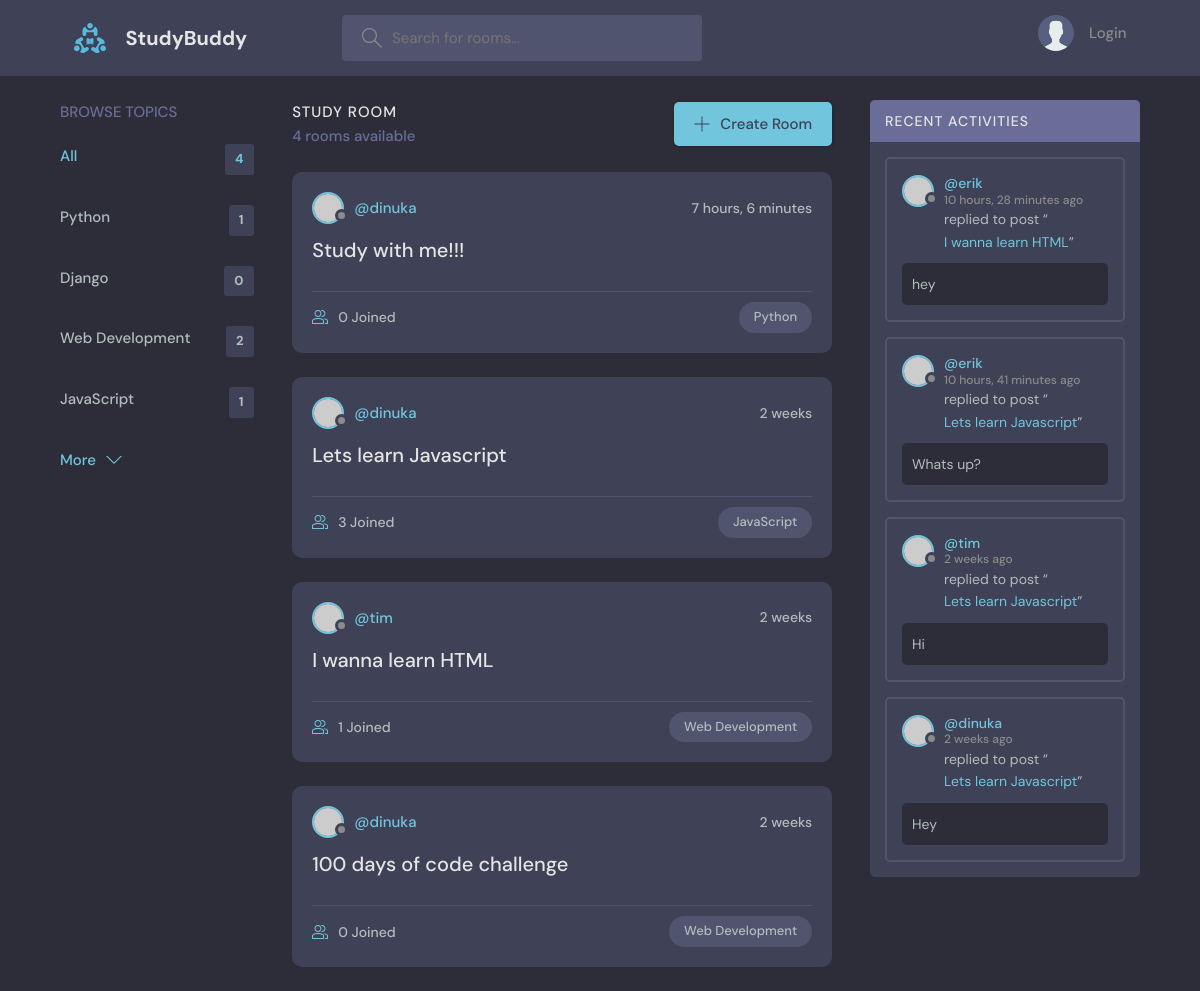
Before: / with the older database file.
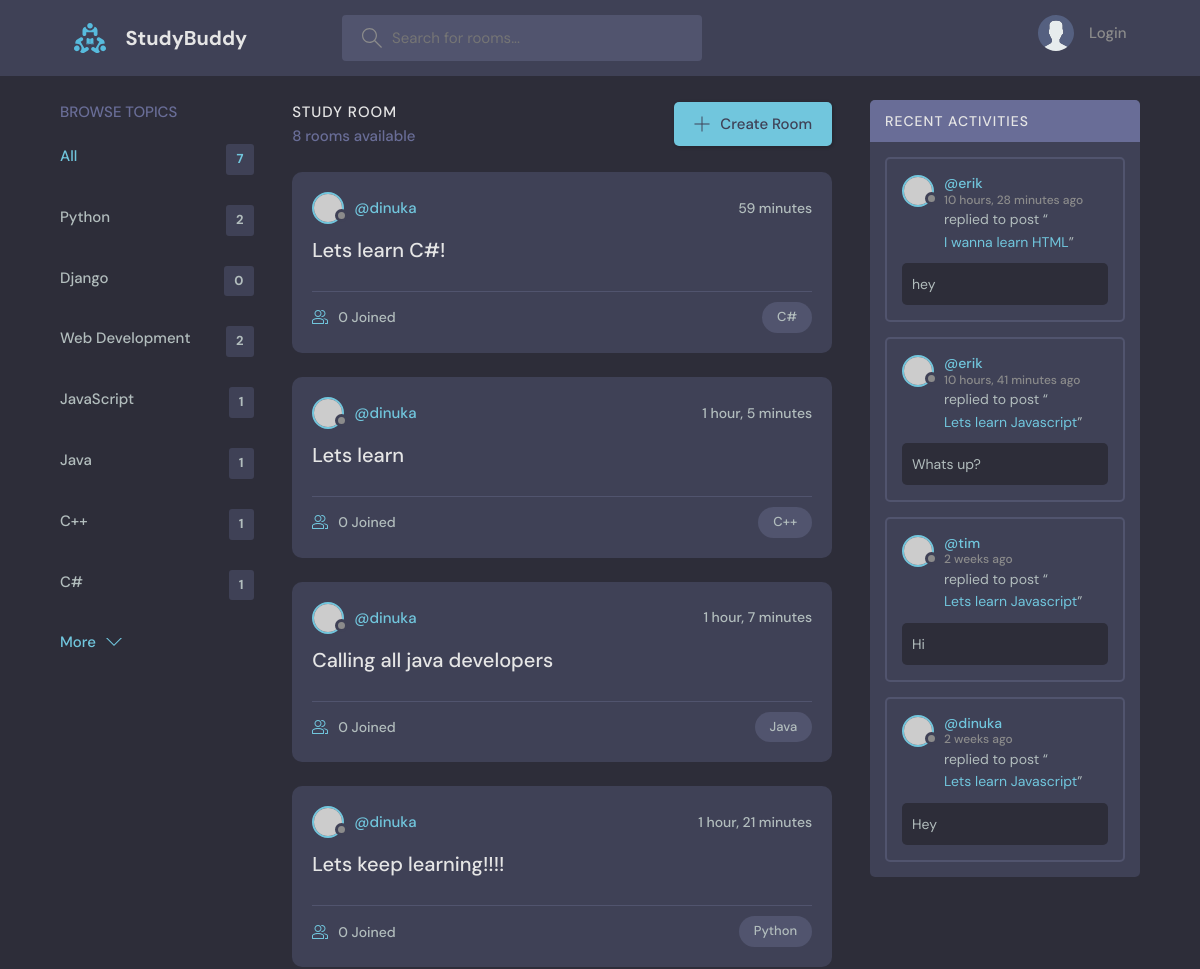
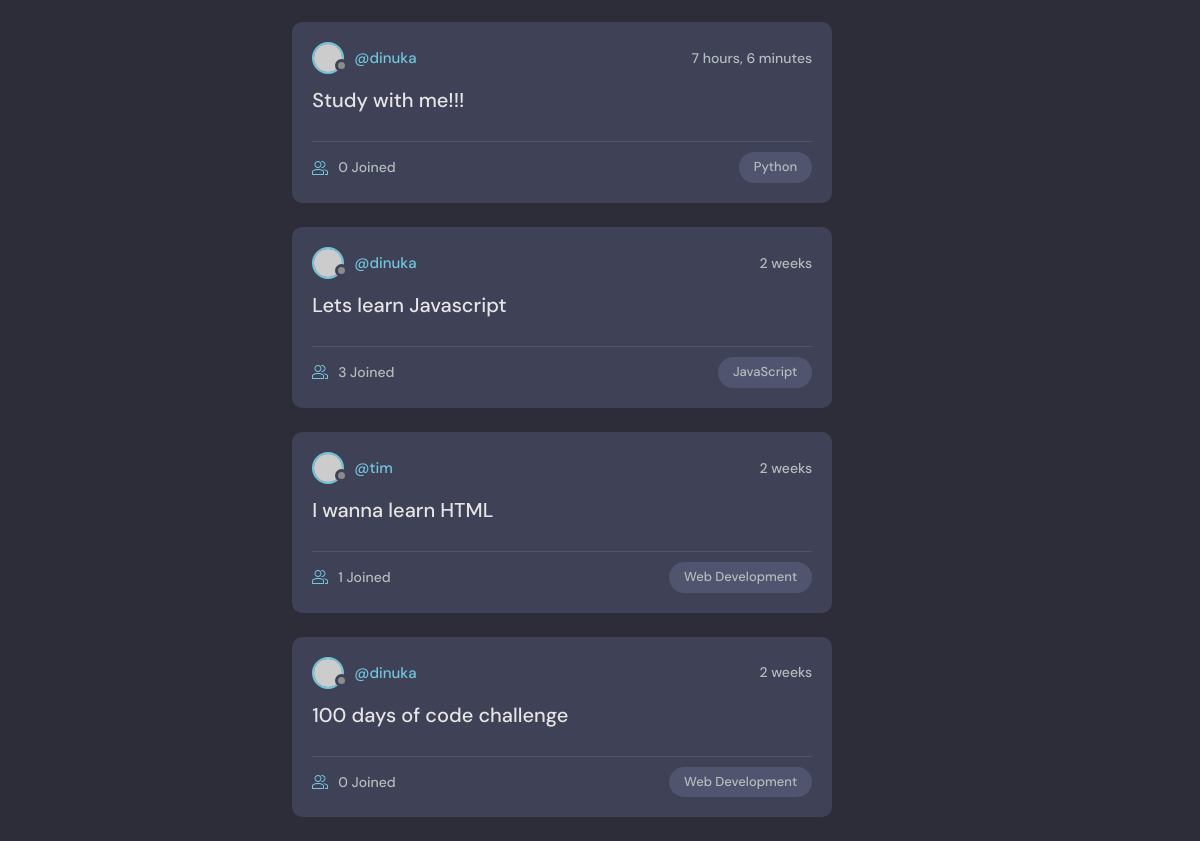
After: the same page with the newer database file (2 pictures, top to bottom).
### base/models.py (models this page shows, shortened)
class Topic(models.Model):
    name = models.CharField(max_length=200)

class Room(models.Model):
    host = models.ForeignKey(User, on_delete=models.SET_NULL, null=True)
    topic = models.ForeignKey(Topic, on_delete=models.SET_NULL, null=True)
    name = models.CharField(max_length=200)
    description = models.TextField(null=True, blank=True)
    participants = models.ManyToManyField(User, related_name='participants', blank=True)
    updated = models.DateTimeField(auto_now=True)
    created = models.DateTimeField(auto_now_add=True)
    class Meta:
        ordering = ['-updated', '-created']

class Message(models.Model):
    user = models.ForeignKey(User, on_delete=models.CASCADE)
    room = models.ForeignKey(Room, on_delete=models.CASCADE)
    body = models.TextField()
    updated = models.DateTimeField(auto_now=True)
    created = models.DateTimeField(auto_now_add=True)
    class Meta:
        ordering = ['-updated', '-created']

### base/views.py (the view)
# urls.py: path('', views.home, name='home'),
def home(request):
    q = request.GET.get('q') if request.GET.get('q') != None else ''
    rooms = Room.objects.filter(
        Q(topic__name__icontains=q) |
        Q(name__icontains=q) |
        Q(description__icontains=q)
    )
    topics = Topic.objects.all()
    room_count = rooms.count()
    room_messages = Message.objects.filter(Q(room__topic__name__icontains=q))
    context = {'rooms': rooms, 'topics': topics, 'room_count': room_count, 'room_messages': room_messages}
    return render(request, 'base/home.html', context)

### base/templates/base/home.html (shortened to what this page needs)
{% extends 'main.html' %}
{% block content %}
    <main class="layout layout--3">
        <div class="container">
            {% include 'base/topics_component.html' %}
            <div class="roomList">
                <div class="roomList__header">
                    <div>
                        <h2>Study Room</h2>
                        <p>
                            {% if room_count == 1 %}
                                {{ room_count }} room available
                            {% else %}
                                {{ room_count }} rooms available
                            {% endif %}
                        </p>
                    </div>
                    <a class="btn btn--main" href="{% url 'create-room' %}">
                        <svg version="1.1" xmlns="http://www.w3.org/2000/svg" width="32" height="32"
                             viewBox="0 0 32 32">
                            <title>add</title>
                            <path
                                    d="M16.943 0.943h-1.885v14.115h-14.115v1.885h14.115v14.115h1.885v-14.115h14.115v-1.885h-14.115v-14.115z"
                            ></path>
                        </svg>
                        Create Room
                    </a>
                </div>
                {% include 'base/feed_component.html' %}
            </div>
            {% include 'base/activity_component.html' %}
        </div>
    </main>
{% endblock content %}

### base/templates/base/topics_component.html
<div class="topics">
    <div class="topics__header">
        <h2>Browse Topics</h2>
    </div>
    <ul class="topics__list">
        <li>
            <a href="{% url 'home' %}" class="active">All <span>{{ topics.count }}</span></a>
        </li>
        {% for topic in topics %}
            <li>
                <a href="{% url 'home' %}?q={{ topic.name }}">{{ topic.name }}<span>{{ topic.room_set.all.count }}</span></a>
            </li>
        {% endfor %}
    </ul>
    <a class="btn btn--link" href="topics.html">
        More
        <svg version="1.1" xmlns="http://www.w3.org/2000/svg" width="32" height="32" viewBox="0 0 32 32">
            <title>chevron-down</title>
            <path d="M16 21l-13-13h-3l16 16 16-16h-3l-13 13z"></path>
        </svg>
    </a>
</div>

### base/templates/base/feed_component.html (shortened to what this page needs)
{% for room in rooms %}
    <div class="roomListRoom">
        <div class="roomListRoom__header">
            <a href="{% url 'user-profile' room.host.id %}" class="roomListRoom__author">
                <div class="avatar avatar--small">
                    <img src="https://randomuser.me/api/portraits/women/11.jpg"/>
                </div>
                <span>@{{ room.host.username }}</span>
            </a>
            <div class="roomListRoom__actions">
                <span>{{ room.created|timesince }}</span>
            </div>
        </div>
        <div class="roomListRoom__content">
            <a href="{% url 'room' room.id %}">{{ room.name }}</a>
        </div>
        <div class="roomListRoom__meta">
            <a href="{% url 'room' room.id %}" class="roomListRoom__joined">
                {{ room.participants.all.count }} Joined
            </a>
            <p class="roomListRoom__topic">{{ room.topic.name }}</p>
        </div>
    </div>
{% endfor %}

### base/templates/base/activity_component.html (shortened to what this page needs)
<div class="activities">
    <div class="activities__header">
        <h2>Recent Activities</h2>
    </div>
    {% for message in room_messages %}
        <div class="activities__box">
            <div class="activities__boxHeader roomListRoom__header">
                <a href="{% url 'user-profile' message.user.id %}" class="roomListRoom__author">
                    <div class="avatar avatar--small">
                        <img src="https://randomuser.me/api/portraits/women/11.jpg"/>
                    </div>
                    <p>
                        @{{ message.user }}
                        <span> {{ message.created|timesince }} ago</span>
                    </p>
                </a>
            </div>
            <div class="activities__boxContent">
                <p>replied to post “<a href="{% url 'room' message.room.id %}">{{ message.room.name }}</a>”</p>
                <div class="activities__boxRoomContent">
                    {{ message.body }}
                </div>
            </div>
        </div>
    {% endfor %}
</div>

Changed rows visible on the page:
computed for Topic "Python": room_set.all.count "1" → "2"
added Topic: name "Java", room_set.all.count "1"
added Topic: name "C++", room_set.all.count "1"
added Topic: name "C#", room_set.all.count "1"
added Room: host.username "dinuka", created "59 minutes", name "Lets learn C#!", participants.all.count "0", topic.name "C#"
added Room: host.username "dinuka", created "1 hour, 5 minutes", name "Lets learn", participants.all.count "0", topic.name "C++"
added Room: host.username "dinuka", created "1 hour, 7 minutes", name "Calling all java developers", participants.all.count "0", topic.name "Java"
added Room: host.username "dinuka", created "1 hour, 21 minutes", name "Lets keep learning!!!!", participants.all.count "0", topic.name "Python"
Other visible differences:
{{ topics.count }}: "4" → "7"
{{ room_count }}: "4" → "8"
